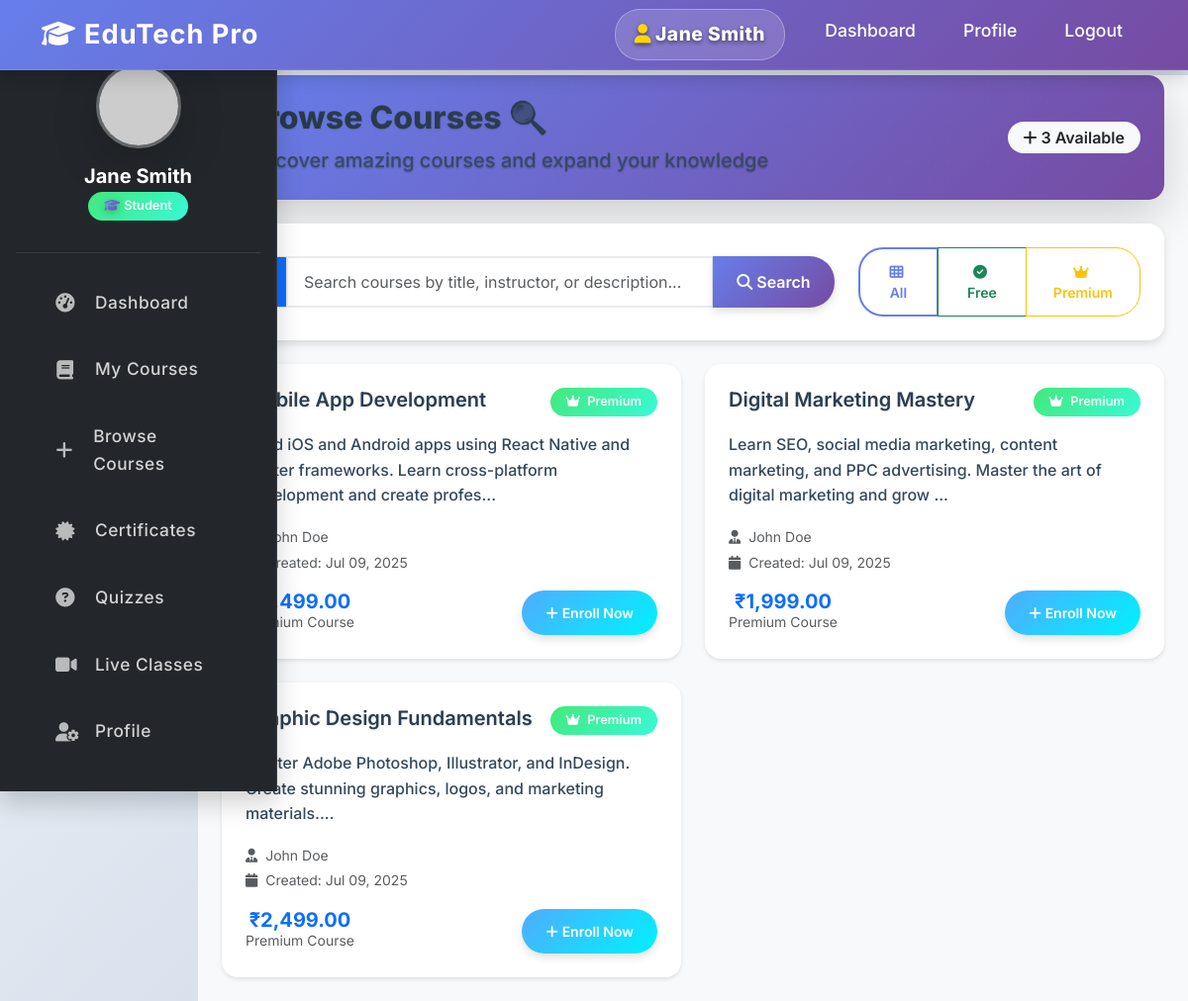
/student/browse_courses.php (signed in), run on the app's committed database.
### tables this page shows
CREATE TABLE IF NOT EXISTS `users` (
    `id` INT AUTO_INCREMENT PRIMARY KEY,
    `google_id` VARCHAR(255) UNIQUE,
    `username` VARCHAR(50) UNIQUE,
    `email` VARCHAR(100) UNIQUE NOT NULL,
    `password` VARCHAR(255),
    `full_name` VARCHAR(100) NOT NULL,
    `role` ENUM('admin', 'teacher', 'student') NOT NULL,
    `profile_image` VARCHAR(255),
    `phone` VARCHAR(20),
    `address` TEXT,
    `status` ENUM('active', 'inactive', 'pending') DEFAULT 'active',
    `created_at` TIMESTAMP DEFAULT CURRENT_TIMESTAMP,
    `updated_at` TIMESTAMP DEFAULT CURRENT_TIMESTAMP ON UPDATE CURRENT_TIMESTAMP
);

CREATE TABLE IF NOT EXISTS `courses` (
    `id` INT AUTO_INCREMENT PRIMARY KEY,
    `title` VARCHAR(200) NOT NULL,
    `description` TEXT,
    `instructor_id` INT,
    `category` VARCHAR(100),
    `level` ENUM('beginner', 'intermediate', 'advanced') DEFAULT 'beginner',
    `price` DECIMAL(10,2) DEFAULT 0.00,
    `is_premium` BOOLEAN DEFAULT FALSE,
    `thumbnail` VARCHAR(255),
    `duration` INT DEFAULT 0,
    `total_lessons` INT DEFAULT 0,
    `total_students` INT DEFAULT 0,
    `rating` DECIMAL(3,2) DEFAULT 0.00,
    `status` ENUM('draft', 'published', 'archived') DEFAULT 'draft',
    `created_at` TIMESTAMP DEFAULT CURRENT_TIMESTAMP,
    `updated_at` TIMESTAMP DEFAULT CURRENT_TIMESTAMP ON UPDATE CURRENT_TIMESTAMP,
    FOREIGN KEY (`instructor_id`) REFERENCES `users`(`id`) ON DELETE SET NULL
);

### student/browse_courses.php (the view, shortened to what this page needs)
<?php
require_once '../config/database.php';
$student_id = $_SESSION['student_id'];
$stmt = $pdo->prepare("SELECT * FROM users WHERE id = ?");
$stmt->execute([$student_id]);
$student = $stmt->fetch();
$stmt = $pdo->prepare("
    SELECT c.*, u.full_name as instructor_name
    FROM courses c
    LEFT JOIN users u ON c.instructor_id = u.id
    WHERE c.id NOT IN (SELECT course_id FROM enrollments WHERE student_id = ?)
    ORDER BY c.created_at DESC
    LIMIT 150
");
$stmt->execute([$student_id]);
$availableCourses = $stmt->fetchAll();
?><!DOCTYPE html>
<html lang="en">
<head>
    <link href="https://cdn.jsdelivr.net/npm/bootstrap@5.3.0/dist/css/bootstrap.min.css" rel="stylesheet">
    <link href="https://cdnjs.cloudflare.com/ajax/libs/font-awesome/6.4.0/css/all.min.css" rel="stylesheet">
    <link href="../assets/css/style.css" rel="stylesheet">
    <link href="../assets/css/student-dashboard.css" rel="stylesheet">
</head>
<body>
    <nav class="navbar navbar-expand-lg navbar-dark bg-success fixed-top">
        <div class="container">
            <a class="navbar-brand fw-bold" href="dashboard.php">
                <i class="fas fa-graduation-cap me-2"></i>EduTech Pro
            </a>
            <div class="collapse navbar-collapse" id="navbarNav">
                <ul class="navbar-nav ms-auto">
                    <li class="nav-item">
                        <span class="nav-link text-light fw-semibold">
                            <i class="fas fa-user me-1"></i><?php echo htmlspecialchars($student['full_name']); ?>
                        </span>
                    </li>
                    <li class="nav-item"><a class="nav-link" href="dashboard.php">Dashboard</a></li>
                    <li class="nav-item"><a class="nav-link" href="profile.php">Profile</a></li>
                    <li class="nav-item"><a class="nav-link" href="logout.php">Logout</a></li>
                </ul>
            </div>
        </div>
    </nav>
    <div class="container-fluid" style="margin-top: 76px;">
        <div class="row">
            <nav class="col-md-3 col-lg-2 d-md-block sidebar collapse">
                <div class="position-sticky">
                    <div class="text-center mb-4">
                        <div class="student-avatar mb-3">
                            <img src="https://ui-avatars.com/api/?name=<?php echo urlencode($student['full_name']); ?>&background=667eea&color=fff&size=80&font-size=0.4" class="rounded-circle shadow-lg" alt="Avatar">
                        </div>
                        <h5 class="text-white fw-bold mb-1"><?php echo htmlspecialchars($student['full_name']); ?></h5>
                        <span class="badge bg-warning text-dark">
                            <i class="fas fa-graduation-cap me-1"></i>Student
                        </span>
                    </div>
                    <ul class="nav flex-column">
                        <li class="nav-item">
                            <a class="nav-link" href="dashboard.php">
                                <i class="fas fa-tachometer-alt me-2"></i>
                                Dashboard
                            </a>
                        </li>
                        <li class="nav-item">
                            <a class="nav-link" href="enrolled_courses.php">
                                <i class="fas fa-book me-2"></i>
                                My Courses
                            </a>
                        </li>
                        <li class="nav-item">
                            <a class="nav-link" href="browse_courses.php">
                                <i class="fas fa-plus me-2"></i>
                                Browse Courses
                            </a>
                        </li>
                        <li class="nav-item">
                            <a class="nav-link" href="certificates.php">
                                <i class="fas fa-certificate me-2"></i>
                                Certificates
                            </a>
                        </li>
                        <li class="nav-item">
                            <a class="nav-link" href="quizzes.php">
                                <i class="fas fa-question-circle me-2"></i>
                                Quizzes
                            </a>
                        </li>
                        <li class="nav-item">
                            <a class="nav-link" href="live_classes.php">
                                <i class="fas fa-video me-2"></i>
                                Live Classes
                            </a>
                        </li>
                        <li class="nav-item">
                            <a class="nav-link" href="profile.php">
                                <i class="fas fa-user-cog me-2"></i>
                                Profile
                            </a>
                        </li>
                    </ul>
                </div>
            </nav>
            <main class="col-md-9 ms-sm-auto col-lg-10 px-md-4 dashboard-main-content">
                <div class="dashboard-hero mb-4 p-4 rounded-4 shadow-lg fade-in-up">
                    <div class="d-flex justify-content-between align-items-center">
                        <div>
                            <h1 class="h2 fw-bold text-gradient mb-2">Browse Courses 🔍</h1>
                            <p class="mb-0 opacity-75 fs-5">Discover amazing courses and expand your knowledge</p>
                        </div>
                        <div class="text-end">
                            <span class="badge bg-light text-dark fs-6">
                                <i class="fas fa-plus me-1"></i><?php echo count($availableCourses); ?> Available
                            </span>
                        </div>
                    </div>
                </div>
                <div class="dashboard-card p-4 mb-4 fade-in-up" style="animation-delay: 0.2s;">
                    <div class="row align-items-center">
                        <div class="col-md-8">
                            <form class="d-flex" id="browseCoursesSearchForm">
                                <div class="input-group">
                                    <span class="input-group-text bg-primary text-white">
                                    </span>
                                    <input class="form-control" type="search" placeholder="Search courses by title, instructor, or description..." aria-label="Search" id="browseCoursesSearchInput">
                                    <button class="btn btn-primary" type="submit">
                                        <i class="fas fa-search me-1"></i>Search
                                    </button>
                                </div>
                            </form>
                        </div>
                        <div class="col-md-4 text-end">
                            <div class="btn-group" role="group">
                                <button type="button" class="btn btn-outline-primary btn-sm" onclick="filterCourses('all')">
                                    <i class="fas fa-th me-1"></i>All
                                </button>
                                <button type="button" class="btn btn-outline-success btn-sm" onclick="filterCourses('free')">
                                    <i class="fas fa-check-circle me-1"></i>Free
                                </button>
                                <button type="button" class="btn btn-outline-warning btn-sm" onclick="filterCourses('premium')">
                                    <i class="fas fa-crown me-1"></i>Premium
                                </button>
                            </div>
                        </div>
                    </div>
                </div>
                <div class="row" id="browseCoursesList">
                    <?php if (empty($availableCourses)): ?>
                        <div class="col-12">
                            <div class="dashboard-card p-5 text-center empty-state">
                                <i class="fas fa-search fa-4x text-muted mb-4"></i>
                                <h4 class="text-muted mb-3">No courses available</h4>
                                <p class="text-muted mb-4">Check back later for new courses or contact an administrator</p>
                                <a href="dashboard.php" class="btn btn-primary btn-lg">
                                    <i class="fas fa-home me-2"></i>Back to Dashboard
                                </a>
                            </div>
                        </div>
                    <?php else: ?>
                        <?php foreach ($availableCourses as $index => $course): ?>
                            <div class="col-lg-6 mb-4 browse-course-item fade-in-up" style="animation-delay: <?php echo 0.3 + ($index * 0.1); ?>s;" data-course-type="<?php echo $course['is_premium'] ? 'premium' : 'free'; ?>">
                                <div class="card h-100 position-relative">
                                    <div class="card-body p-4">
                                        <div class="d-flex justify-content-between align-items-start mb-3">
                                            <h5 class="card-title fw-bold mb-0"><?php echo htmlspecialchars($course['title']); ?></h5>
                                            <span class="badge <?php echo $course['is_premium'] ? 'bg-warning' : 'bg-success'; ?>">
                                                <i class="fas fa-<?php echo $course['is_premium'] ? 'crown' : 'check-circle'; ?> me-1"></i>
                                                <?php echo $course['is_premium'] ? 'Premium' : 'Free'; ?>
                                            </span>
                                        </div>
                                        <p class="card-text text-muted mb-3"><?php echo htmlspecialchars(substr($course['description'], 0, 120)) . '...'; ?></p>
                                        <div class="mb-3">
                                            <small class="text-muted">
                                                <i class="fas fa-user-tie me-1"></i>
                                                <?php echo htmlspecialchars($course['instructor_name']); ?>
                                            </small>
                                            <br>
                                            <small class="text-muted">
                                                <i class="fas fa-calendar me-1"></i>
                                                Created: <?php echo date('M d, Y', strtotime($course['created_at'])); ?>
                                            </small>
                                        </div>
                                        <div class="d-flex justify-content-between align-items-center">
                                            <div class="price-tag">
                                                <span class="fw-bold fs-5 text-primary">₹<?php echo number_format($course['price'], 2); ?></span>
                                                <?php if ($course['is_premium']): ?>
                                                    <small class="text-muted d-block">Premium Course</small>
                                                <?php else: ?>
                                                    <small class="text-success d-block">Free Course</small>
                                                <?php endif; ?>
                                            </div>
                                            <a href="enroll.php?course_id=<?php echo $course['id']; ?>" class="btn btn-success btn-sm">
                                                <i class="fas fa-plus me-1"></i>Enroll Now
                                            </a>
                                        </div>
                                    </div>
                                </div>
                            </div>
                        <?php endforeach; ?>
                    <?php endif; ?>
                </div>
            </main>
        </div>
    </div>
</body>
</html>

### assets/css/style.css (style rules this page uses)
:root { --primary-color: #0d6efd; --secondary-color: #6c757d; --success-color: #198754; --warning-color: #ffc107; --danger-color: #dc3545; --light-color: #f8f9fa; --dark-color: #212529; }
* { margin: 0; padding: 0; box-sizing: border-box; }
body { font-family: 'Segoe UI', Tahoma, Geneva, Verdana, sans-serif; line-height: 1.6; color: var(--dark-color); padding-top: 76px; }
.card { transition: transform 0.3s ease, box-shadow 0.3s ease; border-radius: 15px; }
.btn { border-radius: 25px; padding: 10px 25px; font-weight: 600; transition: all 0.3s ease; }
.btn-primary { background: linear-gradient(135deg, var(--primary-color), #0056b3); border: none; }
.navbar { background: linear-gradient(90deg, #0d6efd 60%, #0056b3 100%) !important; box-shadow: 0 2px 10px rgba(0,0,0,0.08); }
.navbar .navbar-brand { font-weight: 700; font-size: 1.7rem; color: #fff !important; letter-spacing: 1px; }
.navbar .nav-link, .navbar .dropdown-toggle { color: #fff !important; font-size: 1.1rem; margin-left: 1rem; margin-right: 1rem; transition: color 0.2s; }
body { padding-top: 76px; }
.fade-in-up { animation: fadeInUp 0.6s ease-out; }
.dashboard-card { background: white; border-radius: 15px; padding: 1.5rem; box-shadow: 0 5px 15px rgba(0,0,0,0.1); transition: all 0.3s ease; }
.sidebar { background: #23272b !important; color: #f8f9fa; box-shadow: 2px 0 16px rgba(0,0,0,0.08); border-top: none !important; border-right: 1px solid #222831; margin-top: 0 !important; border-top-left-radius: 0 !important; border-top-right-radius: 0 !important; top: 0; position: sticky; height: 100vh; z-index: 1029; display: flex; flex-direction: column; min-width: 220px; padding: 2rem 1rem 1rem 1rem; }
.sidebar .text-center { margin-top: 0 !important; margin-bottom: 2rem !important; }
.sidebar .nav-link { color: #f8f9fa !important; background: transparent; padding: 0.75rem 1.25rem; border-radius: 8px; margin-bottom: 0.5rem; font-size: 1.08rem; font-weight: 500; letter-spacing: 0.5px; transition: background 0.2s, color 0.2s, box-shadow 0.2s; display: flex; align-items: center; gap: 0.75rem; }
.sidebar .nav-link i { font-size: 1.2rem; opacity: 0.85; }
.form-control { border-radius: 8px; border: 2px solid #e9ecef; padding: 0.75rem 1rem; transition: all 0.3s ease; }
.badge { padding: 0.5rem 1rem; border-radius: 20px; font-weight: 600; }
.container-fluid, .row, main { margin-top: 0 !important; }
.dashboard-main-content { margin-top: 0 !important; }
.sidebar .text-center { margin-top: 0 !important; margin-bottom: 1rem !important; }

### data on the page
users: full_name "Jane Smith"
courses: title "Mobile App Development", is_premium 1 (drawn), description "Build iOS and Android apps using React Native and Flutter frameworks. Learn cross-platform development and create profes", instructor.full_name "John Doe", created_at "Jul 09, 2025", price "3,499.00"
courses: title "Digital Marketing Mastery", is_premium 1 (drawn), description "Learn SEO, social media marketing, content marketing, and PPC advertising. Master the art of digital marketing and grow", instructor.full_name "John Doe", created_at "Jul 09, 2025", price "1,999.00"
courses: title "Graphic Design Fundamentals", is_premium 1 (drawn), description "Master Adobe Photoshop, Illustrator, and InDesign. Create stunning graphics, logos, and marketing materials.", instructor.full_name "John Doe", created_at "Jul 09, 2025", price "2,499.00"

### other printed values
count($availableCourses) "3"
